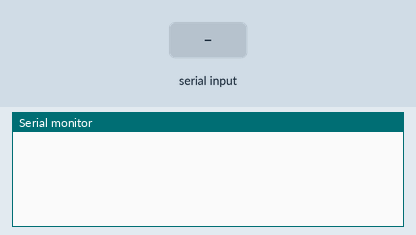
Simulated run of this sketch. Board: SparkFun Pro Micro, built with avr-gcc and run on an emulated ATmega32U4. Shown: the last lines printed to the serial monitor. The test bench sets the inputs (shaded band). USB keyboard and mouse output is not drawn.

Above: at 1.2 s.
1.3 s: "K\n" received over Serial
At 2.1 s:
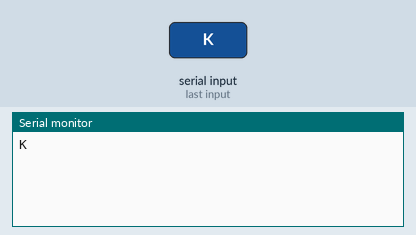
2.8 s: "90 45\n" received over Serial
At 3.3 s:
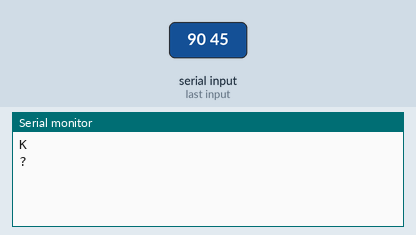
4.3 s: "P90\n" received over Serial
At 5.6 s:
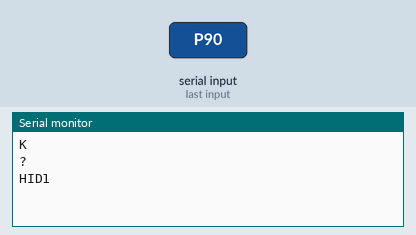

The sketch:

hid_relay.ino
```cpp
/*
 * hid_relay.ino -- the "arduino" input backend's other half.
 * ==========================================================
 *
 * Flash this onto any board whose USB stack can be a HID device *and* a serial
 * port at the same time - Arduino Leonardo / Micro / Pro Micro (ATmega32u4),
 * Teensy, or an RP2040 board with the Arduino core.  A classic Uno/Nano will
 * NOT work: its USB chip cannot present a HID interface.
 *
 * The PC sends one short ASCII line per action on the serial port; the board
 * replays it on its HID interfaces.  Windows sees a normal USB mouse and a
 * normal USB keyboard, so the resulting events are hardware events:
 *
 *     MSLLHOOKSTRUCT.flags  == 0   (no LLMHF_INJECTED, no LLMHF_LOWER_IL_INJECTED)
 *     KBDLLHOOKSTRUCT.flags == 0   (no LLKHF_INJECTED)
 *
 * Protocol (see inputbackends/arduino.py, which is the only speaker):
 *
 *     P            ping                        -> "HID1"
 *     M dx dy      relative mouse move         -> "K"
 *     D b          mouse button down (1/2/3)   -> "K"
 *     U b          mouse button up   (1/2/3)   -> "K"
 *     W n          wheel, n clicks             -> "K"
 *     K c          key down, Arduino key code  -> "K"
 *     R c          key up,   Arduino key code  -> "K"
 *     X            release everything          -> "K"
 *
 * Every command is answered, so the host stays in lock step with the board and
 * never runs ahead of the USB polling interval.
 */

#include <Mouse.h>
#include <Keyboard.h>

static const uint8_t BUTTONS[] = {0, MOUSE_LEFT, MOUSE_RIGHT, MOUSE_MIDDLE};

void setup() {
  Serial.begin(115200);
  Mouse.begin();
  Keyboard.begin();
}

void loop() {
  if (!Serial.available()) return;

  String line = Serial.readStringUntil('\n');
  line.trim();
  if (line.length() == 0) return;

  const char op = line.charAt(0);
  const int  sp = line.indexOf(' ');
  long a = 0, b = 0;
  if (sp > 0) {
    const int sp2 = line.indexOf(' ', sp + 1);
    a = line.substring(sp + 1, sp2 > 0 ? sp2 : line.length()).toInt();
    if (sp2 > 0) b = line.substring(sp2 + 1).toInt();
  }

  switch (op) {
    case 'P': Serial.println("HID1");                       return;
    case 'M': Mouse.move((signed char)a, (signed char)b, 0); break;
    case 'D': if (a >= 1 && a <= 3) Mouse.press(BUTTONS[a]); break;
    case 'U': if (a >= 1 && a <= 3) Mouse.release(BUTTONS[a]); break;
    case 'W': Mouse.move(0, 0, (signed char)a);             break;
    case 'K': Keyboard.press((uint8_t)a);                   break;
    case 'R': Keyboard.release((uint8_t)a);                 break;
    case 'X': Keyboard.releaseAll(); Mouse.release(MOUSE_LEFT);
              Mouse.release(MOUSE_RIGHT); Mouse.release(MOUSE_MIDDLE); break;
    default:  Serial.println("?");                          return;
  }
  Serial.println("K");
}
```

Measured:
- after the input at 1.3 s, the serial monitor: prints a new line at once (image 1)
- after the input at 2.8 s, the serial monitor: prints a new line at once (image 2)
- after the input at 4.3 s, the serial monitor: prints a new line at once (image 3)
